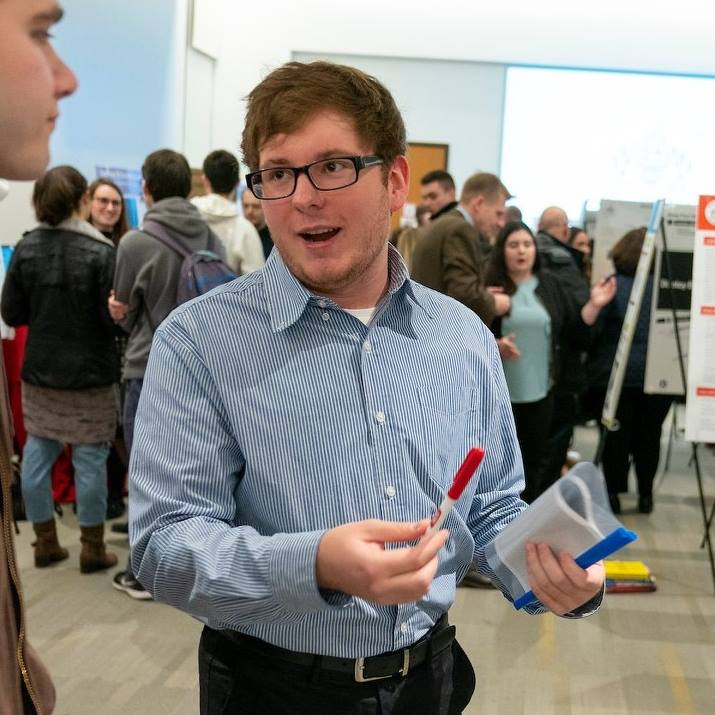
#> input picture HW_Assignments/schemitsch-03/me.jpg, 715 x 715 px
$ python hw3.kmeans.img.py   (older library calls are emulated)
#> lines starting #> are read from the running program, lines starting #| are printed output that depends on the picture
# -*- coding: utf-8 -*-
"""HW3 Problem3.ipynb

Automatically generated by Colaboratory.

Original file is located at
    https://colab.research.google.com/drive/1RImssmrvVoYyY5HWmSRbUoAd4mSyH20x
"""

# Modified by: Pablo Rivas <Pablo.Rivas@Marist.edu>
# on Nov/3/2016
# Original Code:
# http://scikit-learn.org/stable/_downloads/plot_color_quantization.py
# Original Authors:
#          Robert Layton <robertlayton@gmail.com>
#          Olivier Grisel <olivier.grisel@ensta.org>
#          Mathieu Blondel <mathieu@mblondel.org>
#
# License: BSD 3 clause

print(__doc__)
from scipy import misc
import numpy as np
import matplotlib.pyplot as plt
from sklearn.cluster import KMeans
from sklearn.metrics import pairwise_distances_argmin
from sklearn.datasets import load_sample_image
from sklearn.utils import shuffle
from time import time

# Specify the number of colors here
n_colors = 8

# Load your photo here
img = misc.imread('me.jpg')
#> img is the input picture: shape (715, 715, 3); mean R, G, B 136.9, 133.7, 129.1

# Convert to floats instead of the default 8 bits integer coding. Dividing by
# 255 is important so that plt.imshow behaves works well on float data (need to
# be in the range [0-1])
img = np.array(img, dtype=np.float64) / 255

# Load Image and transform to a 2D numpy array.
w, h, d = original_shape = tuple(img.shape)
#> w = 715; h = 715; d = 3; original_shape = (715, 715, 3)
assert d == 3
image_array = np.reshape(img, (w * h, d))

print("Fitting model on a small sub-sample of the data")
t0 = time()
image_array_sample = shuffle(image_array, random_state=0)[:1000]
#> image_array_sample = 1000 rows, first 8: [0.333, 0.22, 0.149], [0.051, 0.106, 0.11], [0.314, 0.341, 0.365], [0.667, 0.647, 0.569], [0.0157, 0.0235, 0.0118], [0.647, 0.71, 0.769], [0.357, 0.408, 0.443], [0.2, 0.263, 0.322]
kmeans = KMeans(n_clusters=n_colors, random_state=0).fit(image_array_sample)
print("done in %0.3fs." % (time() - t0))

# Get labels for all points
print("Predicting color indices on the full image (k-means)")
t0 = time()
labels = kmeans.predict(image_array)
print("done in %0.3fs." % (time() - t0))

def recreate_image(codebook, labels, w, h):
    """Recreate the (compressed) image from the code book & labels"""
#> called with codebook = array of shape (8, 3), labels = array of shape (511225,), w = 715, h = 715
    d = codebook.shape[1]
    image = np.zeros((w, h, d))
    label_idx = 0
    for i in range(w):
        for j in range(h):
            image[i][j] = codebook[labels[label_idx]]
            label_idx += 1
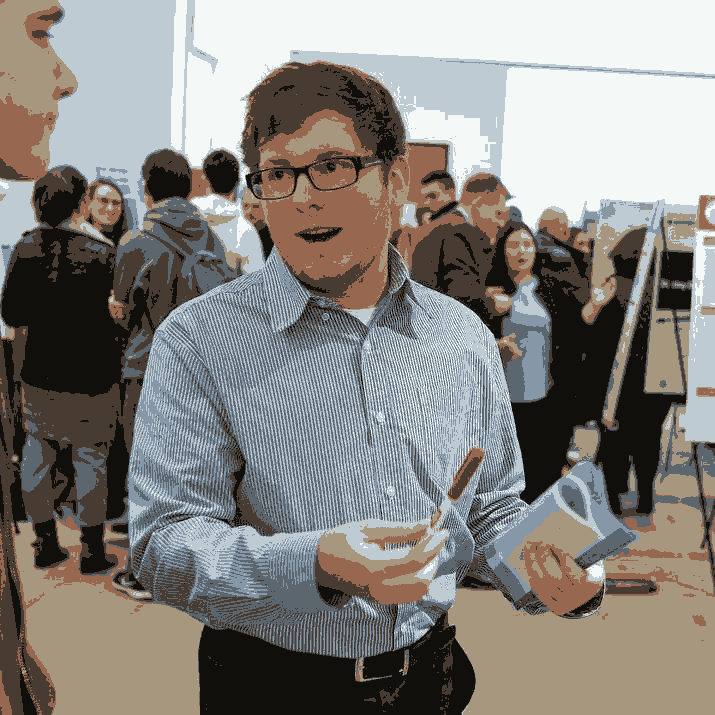
#> image: shape (715, 715, 3) float64; mean of channels 0, 1, 2 0.535, 0.523, 0.506; drawn as R, G, B
#> after the loop, label_idx = 511225
    return image

# Display all results, alongside original image
plt.figure(1)
plt.clf()
ax = plt.axes([0, 0, 1, 1])
plt.axis('off')
plt.title('Original image (96,615 colors)')
plt.imshow(img)

plt.figure(2)
plt.clf()
ax = plt.axes([0, 0, 1, 1])
plt.axis('off')
plt.title('Quantized image (8 colors, K-Means)')
plt.imshow(recreate_image(kmeans.cluster_centers_, labels, w, h))

plt.show()

$ run again, with HW_Assignments/schemitsch-03/picsOfMe.png saved as HW_Assignments/schemitsch-03/me.jpg
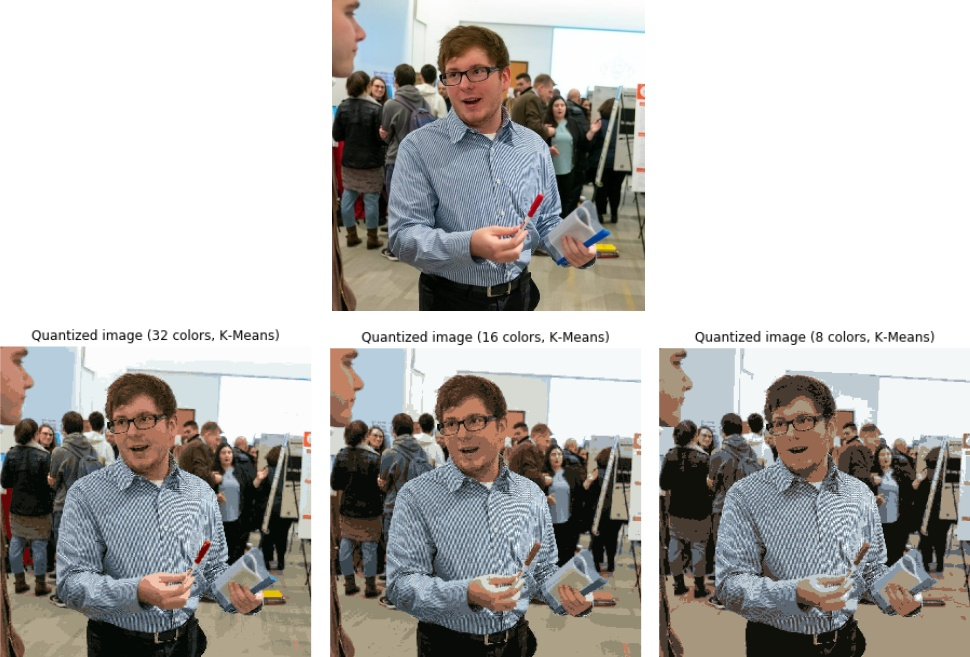
#> input picture HW_Assignments/schemitsch-03/picsOfMe.png, 970 x 657 px
#> img is the input picture: shape (657, 970, 3); mean R, G, B 182.2, 180.4, 177.8
#> image_array_sample = 1000 rows, first 8: [0.988, 0.988, 0.988], [1, 1, 1], [0.761, 0.694, 0.667], [1, 1, 1], [1, 1, 1], [0.227, 0.282, 0.286], [0.647, 0.604, 0.525], [0.996, 0.996, 0.996]
#> after the loop in recreate_image, `for i in range(w):`:
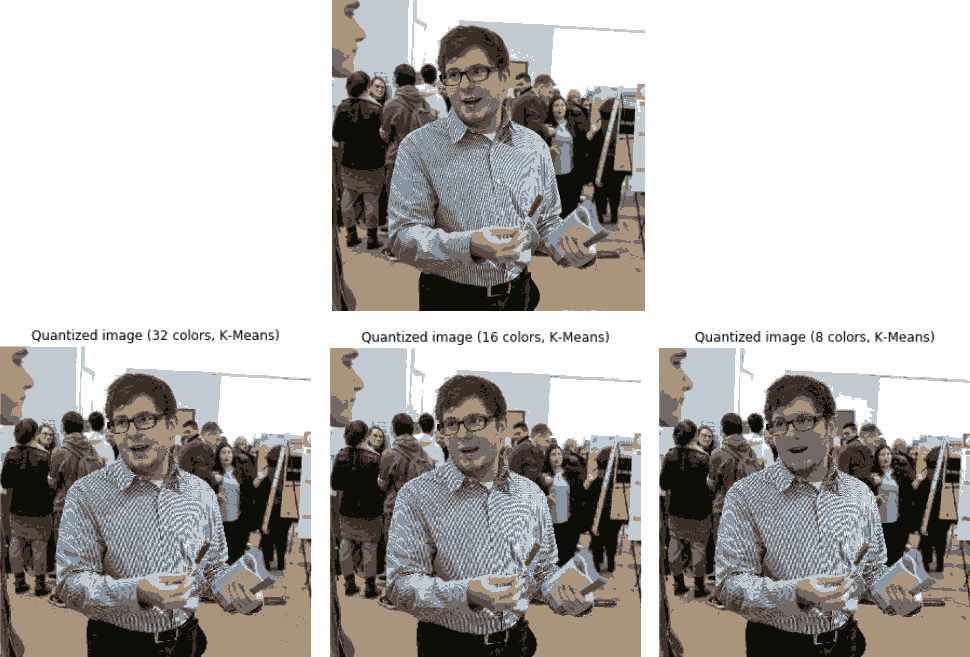
#> image: shape (657, 970, 3) float64; mean of channels 0, 1, 2 0.716, 0.707, 0.696; drawn as R, G, B
#> after the loop in recreate_image, `for i in range(w):`: label_idx = 637290
